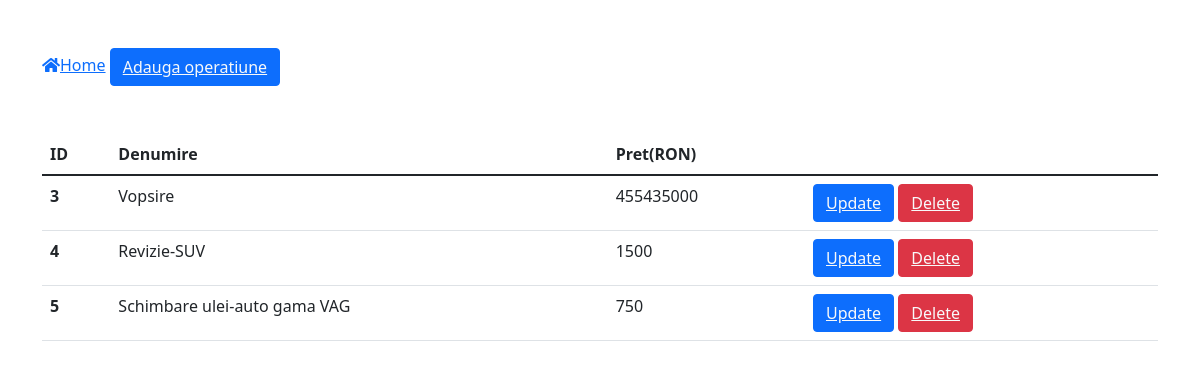
Page /operatiuni.php on the committed database.
### tables this page shows
CREATE TABLE `operatiuni` (
  `id` int(11) NOT NULL,
  `denumire` varchar(255) NOT NULL,
  `pret` float NOT NULL
);

### operatiuni.php (the view, shortened to what this page needs)
<?php
include 'connect.php';
?>
<!DOCTYPE html>
<html lang="en">
<head>
    <link rel="stylesheet" href="https://cdn.jsdelivr.net/npm/bootstrap@5.1.3/dist/css/bootstrap.min.css">
    <link rel="stylesheet" href="https://use.fontawesome.com/releases/v5.7.1/css/all.css">
</head>
<body>
<div class="container">
<a href="home.php"><i class="fas fa-home"></i>Home</a>
<button class="btn btn-primary my-5"><a href="addoperatiune.php"
class="text-light">Adauga operatiune</a>
</button>
<table class="table table-hover">
<thead>
    <tr>
      <th scope="col">ID</th>
      <th scope="col">Denumire</th>
      <th scope="col">Pret(RON)</th>
    </tr>
  </thead>
  <tbody>
  <?php
$sql="select * from `operatiuni` ";
$result=mysqli_query($con,$sql);
if($result){
  while($row=mysqli_fetch_assoc($result)){
    $id=$row['id'];
    $denumire=$row['denumire'];
    $pret=$row['pret'];
    echo ' <tr>
    <th scope="row">'.$id.'</th>
    <td>'.$denumire.'</td>
    <td>'.$pret.'</td>
    <td>
    <button class="btn btn-primary"><a href="updateoperatiune.php?updateid='.$id.' "class="text-light">Update</a></button>
    <button class="btn btn-danger"><a href="deleteoperatiune.php?deleteid='.$id.' "class="text-light">Delete</a></button>
   </td>
 </tr>';
  }
}
?>
  </tbody>
</table>
</div>
</body>
</html>

### rows in the picture
operatiuni: id "3", denumire "Vopsire", pret "455435000"
operatiuni: id "4", denumire "Revizie-SUV", pret "1500"
operatiuni: id "5", denumire "Schimbare ulei-auto gama VAG", pret "750"
